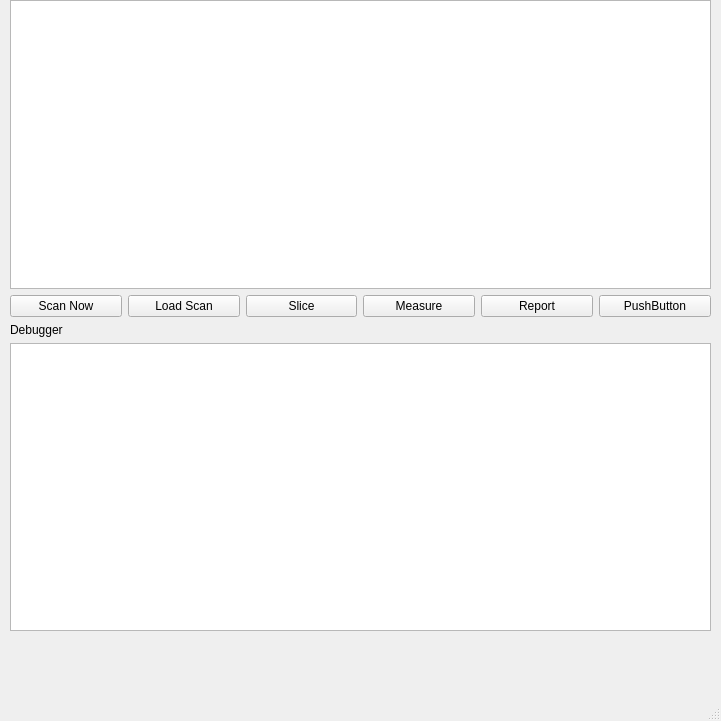
<?xml version="1.0" encoding="UTF-8"?>
<ui version="4.0">
 <class>MainWindow</class>
 <widget class="QMainWindow" name="MainWindow">
  <property name="enabled">
   <bool>true</bool>
  </property>
  <property name="geometry">
   <rect>
    <x>0</x>
    <y>0</y>
    <width>721</width>
    <height>721</height>
   </rect>
  </property>
  <property name="minimumSize">
   <size>
    <width>721</width>
    <height>721</height>
   </size>
  </property>
  <property name="maximumSize">
   <size>
    <width>721</width>
    <height>16777215</height>
   </size>
  </property>
  <property name="windowTitle">
   <string>Spectrox</string>
  </property>
  <widget class="QWidget" name="centralwidget">
   <widget class="QWidget" name="layoutWidget">
    <property name="geometry">
     <rect>
      <x>10</x>
      <y>0</y>
      <width>701</width>
      <height>631</height>
     </rect>
    </property>
    <layout class="QVBoxLayout" name="verticalLayout">
     <item>
      <widget class="QGraphicsView" name="graphicsView"/>
     </item>
     <item>
      <layout class="QHBoxLayout" name="horizontalLayout">
       <item>
        <widget class="QPushButton" name="scan">
         <property name="text">
          <string>Scan Now</string>
         </property>
        </widget>
       </item>
       <item>
        <widget class="QPushButton" name="load">
         <property name="text">
          <string>Load Scan</string>
         </property>
        </widget>
       </item>
       <item>
        <widget class="QPushButton" name="slice">
         <property name="text">
          <string>Slice</string>
         </property>
        </widget>
       </item>
       <item>
        <widget class="QPushButton" name="measure">
         <property name="text">
          <string>Measure</string>
         </property>
        </widget>
       </item>
       <item>
        <widget class="QPushButton" name="report">
         <property name="text">
          <string>Report</string>
         </property>
         <property name="autoDefault">
          <bool>false</bool>
         </property>
         <property name="default">
          <bool>false</bool>
         </property>
         <property name="flat">
          <bool>false</bool>
         </property>
        </widget>
       </item>
       <item>
        <widget class="QPushButton" name="pushButton">
         <property name="text">
          <string>PushButton</string>
         </property>
        </widget>
       </item>
      </layout>
     </item>
     <item>
      <widget class="QLabel" name="label">
       <property name="text">
        <string>Debugger</string>
       </property>
      </widget>
     </item>
     <item>
      <widget class="QTextBrowser" name="textBrowser"/>
     </item>
    </layout>
   </widget>
  </widget>
  <widget class="QMenuBar" name="menubar">
   <property name="geometry">
    <rect>
     <x>0</x>
     <y>0</y>
     <width>721</width>
     <height>21</height>
    </rect>
   </property>
  </widget>
  <widget class="QStatusBar" name="statusbar"/>
 </widget>
 <resources/>
 <connections>
  <connection>
   <sender>load</sender>
   <signal>clicked()</signal>
   <receiver>MainWindow</receiver>
   <slot>browseSlot()</slot>
   <hints>
    <hint type="sourcelabel">
     <x>239</x>
     <y>337</y>
    </hint>
    <hint type="destinationlabel">
     <x>199</x>
     <y>59</y>
    </hint>
   </hints>
  </connection>
  <connection>
   <sender>scan</sender>
   <signal>clicked()</signal>
   <receiver>MainWindow</receiver>
   <slot>spawnOptions()</slot>
   <hints>
    <hint type="sourcelabel">
     <x>67</x>
     <y>324</y>
    </hint>
    <hint type="destinationlabel">
     <x>104</x>
     <y>342</y>
    </hint>
   </hints>
  </connection>
  <connection>
   <sender>slice</sender>
   <signal>clicked()</signal>
   <receiver>MainWindow</receiver>
   <slot>invokeSlicer()</slot>
   <hints>
    <hint type="sourcelabel">
     <x>305</x>
     <y>327</y>
    </hint>
    <hint type="destinationlabel">
     <x>310</x>
     <y>342</y>
    </hint>
   </hints>
  </connection>
  <connection>
   <sender>measure</sender>
   <signal>clicked()</signal>
   <receiver>MainWindow</receiver>
   <slot>measureMode()</slot>
   <hints>
    <hint type="sourcelabel">
     <x>419</x>
     <y>333</y>
    </hint>
    <hint type="destinationlabel">
     <x>439</x>
     <y>343</y>
    </hint>
   </hints>
  </connection>
 </connections>
 <slots>
  <slot>browseSlot()</slot>
  <slot>spawnOptions()</slot>
  <slot>invokeSlicer()</slot>
  <slot>measureMode()</slot>
 </slots>
</ui>
